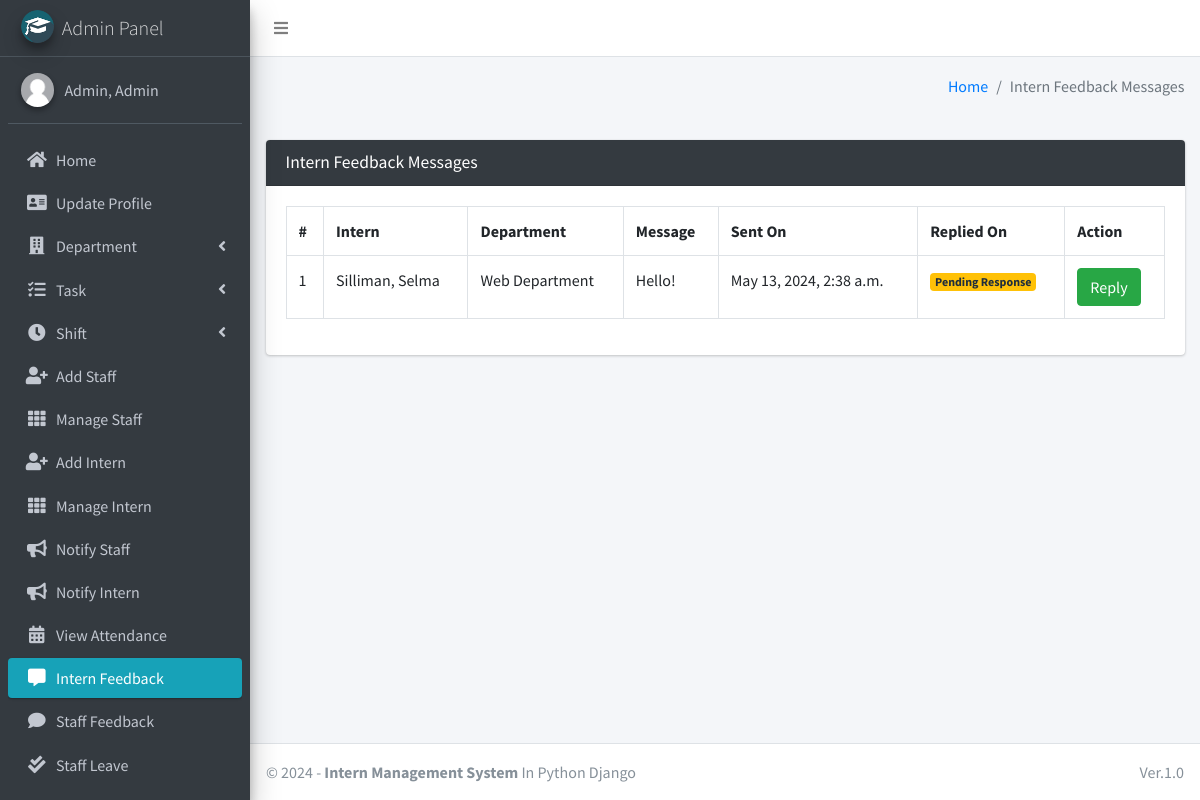
The app's page /intern/view/feedback/ (signed in) with its own data.
### main_app/models.py (models this page shows, shortened)
class CustomUser(AbstractUser):
    USER_TYPE = ((1, "HOD"), (2, "Staff"), (3, "Intern"))
    GENDER = [("M", "Male"), ("F", "Female")]
    username = None  # Removed username, using email instead
    email = models.EmailField(unique=True)
    user_type = models.CharField(default=1, choices=USER_TYPE, max_length=1)
    gender = models.CharField(max_length=1, choices=GENDER)
    profile_pic = models.ImageField()
    address = models.TextField()
    fcm_token = models.TextField(default="")  # For firebase notifications
    created_at = models.DateTimeField(auto_now_add=True)
    updated_at = models.DateTimeField(auto_now=True)
    USERNAME_FIELD = "email"
    REQUIRED_FIELDS = []
    objects = CustomUserManager()
    def __str__(self):
        return self.last_name + ", " + self.first_name

class FeedbackIntern(models.Model):
    intern = models.ForeignKey(Intern, on_delete=models.CASCADE)
    feedback = models.TextField()
    reply = models.TextField()
    created_at = models.DateTimeField(auto_now_add=True)
    updated_at = models.DateTimeField(auto_now=True)

class Intern(models.Model):
    admin = models.OneToOneField(CustomUser, on_delete=models.CASCADE)
    department = models.ForeignKey(Department, on_delete=models.DO_NOTHING, null=True, blank=False)
    shift = models.ForeignKey(Shift, on_delete=models.DO_NOTHING, null=True)
    staff = models.ForeignKey(Staff, on_delete=models.DO_NOTHING, null=True, blank=False)

class Department(models.Model):
    name = models.CharField(max_length=120)
    created_at = models.DateTimeField(auto_now_add=True)
    updated_at = models.DateTimeField(auto_now=True)
    def __str__(self):
        return self.name

### main_app/hod_views.py (the view, shortened to what this page needs)
# urls.py: path("intern/view/feedback/", hod_views.intern_feedback_message,
@csrf_exempt
def intern_feedback_message(request):
    if request.method != 'POST':
        feedbacks = FeedbackIntern.objects.all()
        context = {
            'feedbacks': feedbacks,
            'page_title': 'Intern Feedback Messages'
        }
        return render(request, 'hod_template/intern_feedback_template.html', context)

### main_app/templates/hod_template/intern_feedback_template.html (shortened to what this page needs)
{% extends 'main_app/base.html' %}
{% load static %}
{% block content %}
<section class="content">
    <div class="container-fluid">
        <div class="row">
            <div class="col-md-12">
                <div class="card card-dark">
                    <div class="card-header">
                        <h3 class="card-title">{{page_title}}</h3>
                    </div>
                    <div class="table card-body">
                        <table class="table table-bordered table-hover">
                            <tr>
                                <th>#</th>
                                <th>Intern</th>
                                <th>Department</th>
                                <th>Message</th>
                                <th>Sent On</th>
                                <th>Replied On</th>
                                <th>Action</th>
                            </tr>
                            {% for feedback in  feedbacks %}
                              <tr>
                                  <td>{{forloop.counter}}</td>
                                  <td>{{feedback.intern.admin.last_name}}, {{feedback.intern.admin.first_name}}</td>
                                  <td>{{feedback.intern.department}}</td>
                                  <td>{{feedback.feedback}}</td>
                                      {% if feedback.reply == "" %}
                                      <td>{{feedback.created_at}}</td>
                                      <td><span  class='badge badge-warning'>Pending Response</span></td>
                                           <td> <button data-toggle = "modal" data-target = "#reply_modal" value="{{feedback.id}}" class="btn btn-success reply_open_modal">Reply</button>
                                          {% else %}
                                          <td>{{feedback.created_at}}</td>
                                          <td>{{feedback.updated_at}}</td>
                                            <td>{{feedback.reply}}</td>
                                      {% endif %}
                                  </td>
                              </tr>
                            {% endfor %}
                        </table>
                    </div>
                    </div>
            </div>
        </div>
    </div>
</section>
{% endblock content %}

### main_app/templates/main_app/sidebar_template.html (shortened to what this page needs)
{% load static %}
<aside class="main-sidebar sidebar-dark-info elevation-4">
    {% if request.user.user_type == '1' %}
    <a href="{% url 'admin_home' %}" class="brand-link">
        <img src="{% static 'dist/img/cmsl.png' %} " alt="AdminLTE Logo"
            class="brand-image img-circle elevation-3" >
        <span class="brand-text font-weight-light">Admin Panel</span>
    </a>
    <div class="sidebar">
        <div class="user-panel mt-3 pb-3 mb-3 d-flex">
            <div class="image">
                <img src="{{ request.user.profile_pic}}" class="img-circle elevation-2" alt="User Image">
            </div>
            <div class="info">
                <a href="#" class="d-block">{{user}}</a>
            </div>
        </div>
        <nav class="mt-2">
            <ul class="nav nav-pills nav-sidebar flex-column" data-widget="treeview" role="menu" data-accordion="false">
                <li class="nav-item">
                    {% url 'admin_home' as admin_home %}
                    <a href="{{admin_home}}" class="nav-link {% if admin_home == request.path %} active {% endif %}">
                        <i class="nav-icon fas fa-home"></i>
                        <p>
                            Home
                        </p>
                    </a>
                </li>
                <li class="nav-item">
                    {% url 'admin_view_profile' as admin_view_profile %}
                    <a href="{{admin_view_profile}}"
                        class="nav-link {% if admin_view_profile == request.path %} active {% endif %}">
                        <i class="nav-icon fas fa-address-card"></i>
                        <p>
                            Update Profile
                        </p>
                    </a>
                </li>
                <li class="nav-item has-treeview">
                    <a href="#" class="nav-link">
                        <i class="nav-icon fas fa-building"></i>
                        <p>
                            Department
                            <i class="fas fa-angle-left right"></i>
                        </p>
                    </a>
                </li>
                <li class="nav-item has-treeview">
                    <a href="#" class="nav-link">
                        <i class="nav-icon fas fa-tasks"></i>
                        <p>
                            Task
                            <i class="fas fa-angle-left right"></i>
                        </p>
                    </a>
                </li>
                <li class="nav-item has-treeview">
                    <a href="#" class="nav-link">
                        <i class="nav-icon fas fa-clock"></i>
                        <p>
                            Shift
                            <i class="fas fa-angle-left right"></i>
                        </p>
                    </a>
                </li>
                <li class="nav-item">
                    {% url 'add_staff' as add_staff %}
                    <a href="{{add_staff}}" class="nav-link {% if add_staff == request.path %} active {% endif %}">
                        <i class="nav-icon fas fa-user-plus"></i>
                        <p>
                            Add Staff
                        </p>
                    </a>
                </li>
                <li class="nav-item">
                    {% url 'manage_staff' as manage_staff %}
                    {% url 'edit_staff' staff_id as edit_staff %}
                    <a href="{{manage_staff}}"
                        class="nav-link {% if manage_staff == request.path or request.path == edit_staff %} active {% endif %}">
                        <i class="nav-icon fas fa-th"></i>
                        <p>
                            Manage Staff
                        </p>
                    </a>
                </li>
                <li class="nav-item">
                    {% url 'add_intern' as add_intern%}
                    <a href="{{add_intern}}" class="nav-link  {% if add_intern == request.path %} active {% endif %}">
                        <i class="nav-icon fas fa-user-plus"></i>
                        <p>
                            Add Intern
                        </p>
                    </a>
                </li>
                <li class="nav-item">
                    {% url 'manage_intern' as manage_intern %}
                    {% url 'edit_intern' intern_id as edit_intern %}
                    <a href="{{manage_intern}}"
                        class="nav-link  {% if edit_intern == request.path or manage_intern == request.path %} active {% endif %}">
                        <i class="nav-icon fas fa-th"></i>
                        <p>
                            Manage Intern
                        </p>
                    </a>
                </li>
                <li class="nav-item">
                    {% url 'admin_notify_staff' as admin_notify_staff %}
                    <a href="{{admin_notify_staff}}"
                        class="nav-link {% if admin_notify_staff == request.path %} active {% endif %}">
                        <i class="nav-icon fas fa-bullhorn"></i>
                        <p>
                            Notify Staff
                        </p>
                    </a>
                </li>
                <li class="nav-item">
                    {% url 'admin_notify_intern' as admin_notify_intern %}
                    <a href="{{admin_notify_intern}}"
                        class="nav-link {% if admin_notify_intern == request.path %} active {% endif %}">
                        <i class="nav-icon fas fa-bullhorn"></i>
                        <p>
                            Notify Intern
                        </p>
                    </a>
                </li>
                <li class="nav-item">
                    {% url 'admin_view_attendance' as admin_view_attendance %}
                <li class="nav-item">
                    <a href="{{admin_view_attendance}}"
                        class="nav-link  {% if admin_view_attendance == request.path %} active {% endif %}">
                        <i class="nav-icon fas fa-calendar-alt"></i>
                        <p>
                            View Attendance
                        </p>
                    </a>
                </li>
                <li class="nav-item">
                    {% url 'intern_feedback_message' as intern_feedback_message %}
                    <a href="{{ intern_feedback_message }}"
                        class="nav-link  {% if intern_feedback_message == request.path %} active {% endif %}">
                        <i class="nav-icon fas fa-comment-alt"></i>
                        <p>
                            Intern Feedback
                        </p>
                    </a>
                </li>
                <li class="nav-item">
                    {% url 'staff_feedback_message' as staff_feedback_message %}
                    <a href="{{staff_feedback_message}}"
                        class="nav-link   {% if staff_feedback_message == request.path %} active {% endif %}">
                        <i class="nav-icon fas fa-comment"></i>
                        <p>
                            Staff Feedback
                        </p>
                    </a>
                </li>
                <li class="nav-item">
                    {% url 'view_staff_leave' as view_staff_leave %}
                    <a href="{{view_staff_leave}}"
                        class="nav-link  {% if view_staff_leave == request.path %} active {% endif %}">
                        <i class="nav-icon fas fa-check-double"></i>
                        <p>
                            Staff Leave
                        </p>
                    </a>
                </li>
                <li class="nav-item">
                    {% url 'view_intern_leave' as view_intern_leave %}
                    <a href="{% url 'view_intern_leave' %}"
                        class="nav-link  {% if view_intern_leave == request.path %} active {% endif %}">
                    </a>
                </li>
                                        {% endif %}
                                    </ul>
                                </nav>
                            </div>
</aside>

### records on screen
CustomUser: user.profile_pic (placeholder picture), last_name+first_name "Admin, Admin"
FeedbackIntern: intern.admin.last_name "Silliman", intern.admin.first_name "Selma", intern.department "Web Department", feedback "Hello!", created_at "May 13, 2024, 2:38 a.m."

### other values on screen
{{ page_title }} "Intern Feedback Messages"
